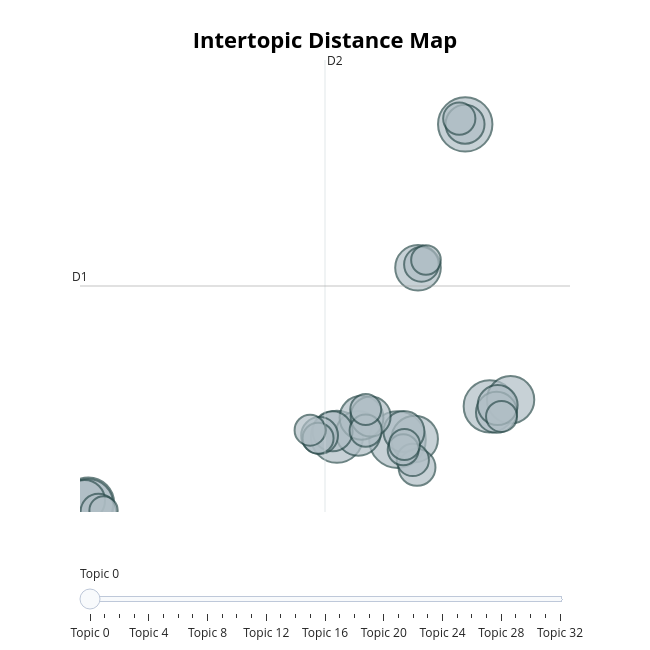

Notebook code for this chart:
### Code cell
tm_20250602_CO.visualize_topics()

### Figure 1 — Plotly figure (JSON) as saved in the notebook; plotly's stock layout.template omitted (floating-point values rounded to 4 significant figures)
{"data": [{"customdata": [[0, "attack | said | soliman | people | boulder", 40], [1, "soliman | visa | attack | 2022 | colorado", 37], [2, "soliman | counts | said | attack | group", 34], [3, "suspect | attack | cocktails | molotov | boulder", 34], [4, "trump | policy | illegal | visa | bidens", 33], [5, "trump | house | white | senators | jewish", 31], [6, "soliman | said | attack | told | people", 28], [7, "greenblatt | jewish | attackers | dc | people", 27], [8, "boulder | terror | police | community | attack", 26], [9, "said | attack | boulder | people | police", 25], [10, "boulder | said | street | police | people", 24], [11, "lindell | coomer | weiser | weve | thats", 21], [12, "chemicals | oil | compliance | gas | report", 21], [13, "soliman | said | attack | court | police", 21], [14, "said | soliman | people | attack | boulder", 20], [15, "fbi | police | fully | confirmed | attack", 20], [16, "release | attack | according | mr | captives", 20], [17, "said | walk | street | community | victor", 19], [18, "appears | footage | man | suspect | people", 17], [19, "jewish | los | angeles | community | boulder", 17], [20, "nuclear | command | china | space | defense", 16], [21, "attack | frantzman | boulder | terror | colorado", 15], [22, "angeles | los | bass | city | hall", 13], [23, "fbi | said | redfearn | targeted | terror", 13], [24, "attack | jewish | people | horowitz | rally", 13], [25, "measles | health | paso | el | cases", 12], [26, "murder | soliman | attack | said | boulder", 12], [27, "said | reuters | antisemitic | israel | authorities", 12], [28, "street | local | pearl | incident | plea", 12], [29, "place | said | israeli | netanyahu | attack", 12], [30, "video | example | title | said | act", 12], [31, "delegation | tharoor | indian | terror | shashi", 11], [32, "phone | screen | film | photo | image", 10]], "hovertemplate": "<b>Topic %{customdata[0]}</b><br>%{customdata[1]}<br>Size: %{customdata[2]}", "legendgroup": "", "marker": {"color": "#B0BEC5", "line": {"color": "DarkSlateGrey", "width": 2}, "size": [40, 37, 34, 34, 33, 31, 28, 27, 26, 25, 24, 21, 21, 21, 20, 20, 20, 19, 17, 17, 16, 15, 13, 13, 13, 12, 12, 12, 12, 12, 12, 11, 10], "sizemode": "area", "sizeref": 0.025, "symbol": "circle"}, "mode": "markers", "name": "", "orientation": "v", "showlegend": false, "type": "scatter", "x": [11.49, 14.24, 15.24, 9.031, -1.061, -1.07, 16.08, 12.19, 12.32, 9.9, 10.03, 11.75, -1.22, 15.51, 10.4, 15.56, 8.854, 14.23, 8.327, 12.28, -0.6552, 12.46, 12.11, 14.0, 10.2, 11.72, 15.72, 11.77, 8.266, 10.2, 7.941, 12.65, -0.4476], "xaxis": "x", "y": [2.88, 15.99, 4.266, 3.002, 0.2356, 0.2056, 4.541, 2.908, 10.03, 3.144, 3.791, 3.214, 0.3493, 4.015, 3.84, 4.317, 3.225, 16.0, 3.05, 1.724, -0.1129, 10.17, 2.034, 16.24, 3.255, 2.459, 3.846, 2.673, 2.941, 4.13, 3.275, 10.35, -0.06087], "yaxis": "y"}], "layout": {"annotations": [{"showarrow": false, "text": "D1", "x": -1.403, "y": 9.271, "yshift": 10}, {"showarrow": false, "text": "D2", "x": 8.547, "xshift": 10, "y": 18.67}], "height": 650, "hoverlabel": {"bgcolor": "white", "font": {"family": "Rockwell", "size": 16}}, "legend": {"itemsizing": "constant", "tracegroupgap": 0}, "margin": {"t": 60}, "shapes": [{"line": {"color": "#CFD8DC", "width": 2}, "type": "line", "x0": 8.547, "x1": 8.547, "y0": -0.1299, "y1": 18.67}, {"line": {"color": "#9E9E9E", "width": 2}, "type": "line", "x0": -1.403, "x1": 18.5, "y0": 9.271, "y1": 9.271}], "sliders": [{"active": 0, "pad": {"t": 50}, "steps": [{"args": [{"marker.color": [["red", "#B0BEC5", "#B0BEC5", "#B0BEC5", "#B0BEC5", "#B0BEC5", "#B0BEC5", "#B0BEC5", "#B0BEC5", "#B0BEC5", "#B0BEC5", "#B0BEC5", "#B0BEC5", "#B0BEC5", "#B0BEC5", "#B0BEC5", "#B0BEC5", "#B0BEC5", "#B0BEC5", "#B0BEC5", "#B0BEC5", "#B0BEC5", "#B0BEC5", "#B0BEC5", "#B0BEC5", "#B0BEC5", "#B0BEC5", "#B0BEC5", "#B0BEC5", "#B0BEC5", "#B0BEC5", "#B0BEC5", "#B0BEC5"]]}], "label": "Topic 0", "method": "update"}, {"args": [{"marker.color": [["#B0BEC5", "red", "#B0BEC5", "#B0BEC5", "#B0BEC5", "#B0BEC5", "#B0BEC5", "#B0BEC5", "#B0BEC5", "#B0BEC5", "#B0BEC5", "#B0BEC5", "#B0BEC5", "#B0BEC5", "#B0BEC5", "#B0BEC5", "#B0BEC5", "#B0BEC5", "#B0BEC5", "#B0BEC5", "#B0BEC5", "#B0BEC5", "#B0BEC5", "#B0BEC5", "#B0BEC5", "#B0BEC5", "#B0BEC5", "#B0BEC5", "#B0BEC5", "#B0BEC5", "#B0BEC5", "#B0BEC5", "#B0BEC5"]]}], "label": "Topic 1", "method": "update"}, {"args": [{"marker.color": [["#B0BEC5", "#B0BEC5", "red", "#B0BEC5", "#B0BEC5", "#B0BEC5", "#B0BEC5", "#B0BEC5", "#B0BEC5", "#B0BEC5", "#B0BEC5", "#B0BEC5", "#B0BEC5", "#B0BEC5", "#B0BEC5", "#B0BEC5", "#B0BEC5", "#B0BEC5", "#B0BEC5", "#B0BEC5", "#B0BEC5", "#B0BEC5", "#B0BEC5", "#B0BEC5", "#B0BEC5", "#B0BEC5", "#B0BEC5", "#B0BEC5", "#B0BEC5", "#B0BEC5", "#B0BEC5", "#B0BEC5", "#B0BEC5"]]}], "label": "Topic 2", "method": "update"}, {"args": [{"marker.color": [["#B0BEC5", "#B0BEC5", "#B0BEC5", "red", "#B0BEC5", "#B0BEC5", "#B0BEC5", "#B0BEC5", "#B0BEC5", "#B0BEC5", "#B0BEC5", "#B0BEC5", "#B0BEC5", "#B0BEC5", "#B0BEC5", "#B0BEC5", "#B0BEC5", "#B0BEC5", "#B0BEC5", "#B0BEC5", "#B0BEC5", "#B0BEC5", "#B0BEC5", "#B0BEC5", "#B0BEC5", "#B0BEC5", "#B0BEC5", "#B0BEC5", "#B0BEC5", "#B0BEC5", "#B0BEC5", "#B0BEC5", "#B0BEC5"]]}], "label": "Topic 3", "method": "update"}, {"args": [{"marker.color": [["#B0BEC5", "#B0BEC5", "#B0BEC5", "#B0BEC5", "red", "#B0BEC5", "#B0BEC5", "#B0BEC5", "#B0BEC5", "#B0BEC5", "#B0BEC5", "#B0BEC5", "#B0BEC5", "#B0BEC5", "#B0BEC5", "#B0BEC5", "#B0BEC5", "#B0BEC5", "#B0BEC5", "#B0BEC5", "#B0BEC5", "#B0BEC5", "#B0BEC5", "#B0BEC5", "#B0BEC5", "#B0BEC5", "#B0BEC5", "#B0BEC5", "#B0BEC5", "#B0BEC5", "#B0BEC5", "#B0BEC5", "#B0BEC5"]]}], "label": "Topic 4", "method": "update"}, {"args": [{"marker.color": [["#B0BEC5", "#B0BEC5", "#B0BEC5", "#B0BEC5", "#B0BEC5", "red", "#B0BEC5", "#B0BEC5", "#B0BEC5", "#B0BEC5", "#B0BEC5", "#B0BEC5", "#B0BEC5", "#B0BEC5", "#B0BEC5", "#B0BEC5", "#B0BEC5", "#B0BEC5", "#B0BEC5", "#B0BEC5", "#B0BEC5", "#B0BEC5", "#B0BEC5", "#B0BEC5", "#B0BEC5", "#B0BEC5", "#B0BEC5", "#B0BEC5", "#B0BEC5", "#B0BEC5", "#B0BEC5", "#B0BEC5", "#B0BEC5"]]}], "label": "Topic 5", "method": "update"}, {"args": [{"marker.color": [["#B0BEC5", "#B0BEC5", "#B0BEC5", "#B0BEC5", "#B0BEC5", "#B0BEC5", "red", "#B0BEC5", "#B0BEC5", "#B0BEC5", "#B0BEC5", "#B0BEC5", "#B0BEC5", "#B0BEC5", "#B0BEC5", "#B0BEC5", "#B0BEC5", "#B0BEC5", "#B0BEC5", "#B0BEC5", "#B0BEC5", "#B0BEC5", "#B0BEC5", "#B0BEC5", "#B0BEC5", "#B0BEC5", "#B0BEC5", "#B0BEC5", "#B0BEC5", "#B0BEC5", "#B0BEC5", "#B0BEC5", "#B0BEC5"]]}], "label": "Topic 6", "method": "update"}, {"args": [{"marker.color": [["#B0BEC5", "#B0BEC5", "#B0BEC5", "#B0BEC5", "#B0BEC5", "#B0BEC5", "#B0BEC5", "red", "#B0BEC5", "#B0BEC5", "#B0BEC5", "#B0BEC5", "#B0BEC5", "#B0BEC5", "#B0BEC5", "#B0BEC5", "#B0BEC5", "#B0BEC5", "#B0BEC5", "#B0BEC5", "#B0BEC5", "#B0BEC5", "#B0BEC5", "#B0BEC5", "#B0BEC5", "#B0BEC5", "#B0BEC5", "#B0BEC5", "#B0BEC5", "#B0BEC5", "#B0BEC5", "#B0BEC5", "#B0BEC5"]]}], "label": "Topic 7", "method": "update"}, {"args": [{"marker.color": [["#B0BEC5", "#B0BEC5", "#B0BEC5", "#B0BEC5", "#B0BEC5", "#B0BEC5", "#B0BEC5", "#B0BEC5", "red", "#B0BEC5", "#B0BEC5", "#B0BEC5", "#B0BEC5", "#B0BEC5", "#B0BEC5", "#B0BEC5", "#B0BEC5", "#B0BEC5", "#B0BEC5", "#B0BEC5", "#B0BEC5", "#B0BEC5", "#B0BEC5", "#B0BEC5", "#B0BEC5", "#B0BEC5", "#B0BEC5", "#B0BEC5", "#B0BEC5", "#B0BEC5", "#B0BEC5", "#B0BEC5", "#B0BEC5"]]}], "label": "Topic 8", "method": "update"}, {"args": [{"marker.color": [["#B0BEC5", "#B0BEC5", "#B0BEC5", "#B0BEC5", "#B0BEC5", "#B0BEC5", "#B0BEC5", "#B0BEC5", "#B0BEC5", "red", "#B0BEC5", "#B0BEC5", "#B0BEC5", "#B0BEC5", "#B0BEC5", "#B0BEC5", "#B0BEC5", "#B0BEC5", "#B0BEC5", "#B0BEC5", "#B0BEC5", "#B0BEC5", "#B0BEC5", "#B0BEC5", "#B0BEC5", "#B0BEC5", "#B0BEC5", "#B0BEC5", "#B0BEC5", "#B0BEC5", "#B0BEC5", "#B0BEC5", "#B0BEC5"]]}], "label": "Topic 9", "method": "update"}, {"args": [{"marker.color": [["#B0BEC5", "#B0BEC5", "#B0BEC5", "#B0BEC5", "#B0BEC5", "#B0BEC5", "#B0BEC5", "#B0BEC5", "#B0BEC5", "#B0BEC5", "red", "#B0BEC5", "#B0BEC5", "#B0BEC5", "#B0BEC5", "#B0BEC5", "#B0BEC5", "#B0BEC5", "#B0BEC5", "#B0BEC5", "#B0BEC5", "#B0BEC5", "#B0BEC5", "#B0BEC5", "#B0BEC5", "#B0BEC5", "#B0BEC5", "#B0BEC5", "#B0BEC5", "#B0BEC5", "#B0BEC5", "#B0BEC5", "#B0BEC5"]]}], "label": "Topic 10", "method": "update"}, {"args": [{"marker.color": [["#B0BEC5", "#B0BEC5", "#B0BEC5", "#B0BEC5", "#B0BEC5", "#B0BEC5", "#B0BEC5", "#B0BEC5", "#B0BEC5", "#B0BEC5", "#B0BEC5", "red", "#B0BEC5", "#B0BEC5", "#B0BEC5", "#B0BEC5", "#B0BEC5", "#B0BEC5", "#B0BEC5", "#B0BEC5", "#B0BEC5", "#B0BEC5", "#B0BEC5", "#B0BEC5", "#B0BEC5", "#B0BEC5", "#B0BEC5", "#B0BEC5", "#B0BEC5", "#B0BEC5", "#B0BEC5", "#B0BEC5", "#B0BEC5"]]}], "label": "Topic 11", "method": "update"}, {"args": [{"marker.color": [["#B0BEC5", "#B0BEC5", "#B0BEC5", "#B0BEC5", "#B0BEC5", "#B0BEC5", "#B0BEC5", "#B0BEC5", "#B0BEC5", "#B0BEC5", "#B0BEC5", "#B0BEC5", "red", "#B0BEC5", "#B0BEC5", "#B0BEC5", "#B0BEC5", "#B0BEC5", "#B0BEC5", "#B0BEC5", "#B0BEC5", "#B0BEC5", "#B0BEC5", "#B0BEC5", "#B0BEC5", "#B0BEC5", "#B0BEC5", "#B0BEC5", "#B0BEC5", "#B0BEC5", "#B0BEC5", "#B0BEC5", "#B0BEC5"]]}], "label": "Topic 12", "method": "update"}, {"args": [{"marker.color": [["#B0BEC5", "#B0BEC5", "#B0BEC5", "#B0BEC5", "#B0BEC5", "#B0BEC5", "#B0BEC5", "#B0BEC5", "#B0BEC5", "#B0BEC5", "#B0BEC5", "#B0BEC5", "#B0BEC5", "red", "#B0BEC5", "#B0BEC5", "#B0BEC5", "#B0BEC5", "#B0BEC5", "#B0BEC5", "#B0BEC5", "#B0BEC5", "#B0BEC5", "#B0BEC5", "#B0BEC5", "#B0BEC5", "#B0BEC5", "#B0BEC5", "#B0BEC5", "#B0BEC5", "#B0BEC5", "#B0BEC5", "#B0BEC5"]]}], "label": "Topic 13", "method": "update"}, {"args": [{"marker.color": [["#B0BEC5", "#B0BEC5", "#B0BEC5", "#B0BEC5", "#B0BEC5", "#B0BEC5", "#B0BEC5", "#B0BEC5", "#B0BEC5", "#B0BEC5", "#B0BEC5", "#B0BEC5", "#B0BEC5", "#B0BEC5", "red", "#B0BEC5", "#B0BEC5", "#B0BEC5", "#B0BEC5", "#B0BEC5", "#B0BEC5", "#B0BEC5", "#B0BEC5", "#B0BEC5", "#B0BEC5", "#B0BEC5", "#B0BEC5", "#B0BEC5", "#B0BEC5", "#B0BEC5", "#B0BEC5", "#B0BEC5", "#B0BEC5"]]}], "label": "Topic 14", "method": "update"}, {"args": [{"marker.color": [["#B0BEC5", "#B0BEC5", "#B0BEC5", "#B0BEC5", "#B0BEC5", "#B0BEC5", "#B0BEC5", "#B0BEC5", "#B0BEC5", "#B0BEC5", "#B0BEC5", "#B0BEC5", "#B0BEC5", "#B0BEC5", "#B0BEC5", "red", "#B0BEC5", "#B0BEC5", "#B0BEC5", "#B0BEC5", "#B0BEC5", "#B0BEC5", "#B0BEC5", "#B0BEC5", "#B0BEC5", "#B0BEC5", "#B0BEC5", "#B0BEC5", "#B0BEC5", "#B0BEC5", "#B0BEC5", "#B0BEC5", "#B0BEC5"]]}], "label": "Topic 15", "method": "update"}, {"args": [{"marker.color": [["#B0BEC5", "#B0BEC5", "#B0BEC5", "#B0BEC5", "#B0BEC5", "#B0BEC5", "#B0BEC5", "#B0BEC5", "#B0BEC5", "#B0BEC5", "#B0BEC5", "#B0BEC5", "#B0BEC5", "#B0BEC5", "#B0BEC5", "#B0BEC5", "red", "#B0BEC5", "#B0BEC5", "#B0BEC5", "#B0BEC5", "#B0BEC5", "#B0BEC5", "#B0BEC5", "#B0BEC5", "#B0BEC5", "#B0BEC5", "#B0BEC5", "#B0BEC5", "#B0BEC5", "#B0BEC5", "#B0BEC5", "#B0BEC5"]]}], "label": "Topic 16", "method": "update"}, {"args": [{"marker.color": [["#B0BEC5", "#B0BEC5", "#B0BEC5", "#B0BEC5", "#B0BEC5", "#B0BEC5", "#B0BEC5", "#B0BEC5", "#B0BEC5", "#B0BEC5", "#B0BEC5", "#B0BEC5", "#B0BEC5", "#B0BEC5", "#B0BEC5", "#B0BEC5", "#B0BEC5", "red", "#B0BEC5", "#B0BEC5", "#B0BEC5", "#B0BEC5", "#B0BEC5", "#B0BEC5", "#B0BEC5", "#B0BEC5", "#B0BEC5", "#B0BEC5", "#B0BEC5", "#B0BEC5", "#B0BEC5", "#B0BEC5", "#B0BEC5"]]}], "label": "Topic 17", "method": "update"}, {"args": [{"marker.color": [["#B0BEC5", "#B0BEC5", "#B0BEC5", "#B0BEC5", "#B0BEC5", "#B0BEC5", "#B0BEC5", "#B0BEC5", "#B0BEC5", "#B0BEC5", "#B0BEC5", "#B0BEC5", "#B0BEC5", "#B0BEC5", "#B0BEC5", "#B0BEC5", "#B0BEC5", "#B0BEC5", "red", "#B0BEC5", "#B0BEC5", "#B0BEC5", "#B0BEC5", "#B0BEC5", "#B0BEC5", "#B0BEC5", "#B0BEC5", "#B0BEC5", "#B0BEC5", "#B0BEC5", "#B0BEC5", "#B0BEC5", "#B0BEC5"]]}], "label": "Topic 18", "method": "update"}, {"args": [{"marker.color": [["#B0BEC5", "#B0BEC5", "#B0BEC5", "#B0BEC5", "#B0BEC5", "#B0BEC5", "#B0BEC5", "#B0BEC5", "#B0BEC5", "#B0BEC5", "#B0BEC5", "#B0BEC5", "#B0BEC5", "#B0BEC5", "#B0BEC5", "#B0BEC5", "#B0BEC5", "#B0BEC5", "#B0BEC5", "red", "#B0BEC5", "#B0BEC5", "#B0BEC5", "#B0BEC5", "#B0BEC5", "#B0BEC5", "#B0BEC5", "#B0BEC5", "#B0BEC5", "#B0BEC5", "#B0BEC5", "#B0BEC5", "#B0BEC5"]]}], "label": "Topic 19", "method": "update"}, {"args": [{"marker.color": [["#B0BEC5", "#B0BEC5", "#B0BEC5", "#B0BEC5", "#B0BEC5", "#B0BEC5", "#B0BEC5", "#B0BEC5", "#B0BEC5", "#B0BEC5", "#B0BEC5", "#B0BEC5", "#B0BEC5", "#B0BEC5", "#B0BEC5", "#B0BEC5", "#B0BEC5", "#B0BEC5", "#B0BEC5", "#B0BEC5", "red", "#B0BEC5", "#B0BEC5", "#B0BEC5", "#B0BEC5", "#B0BEC5", "#B0BEC5", "#B0BEC5", "#B0BEC5", "#B0BEC5", "#B0BEC5", "#B0BEC5", "#B0BEC5"]]}], "label": "Topic 20", "method": "update"}, {"args": [{"marker.color": [["#B0BEC5", "#B0BEC5", "#B0BEC5", "#B0BEC5", "#B0BEC5", "#B0BEC5", "#B0BEC5", "#B0BEC5", "#B0BEC5", "#B0BEC5", "#B0BEC5", "#B0BEC5", "#B0BEC5", "#B0BEC5", "#B0BEC5", "#B0BEC5", "#B0BEC5", "#B0BEC5", "#B0BEC5", "#B0BEC5", "#B0BEC5", "red", "#B0BEC5", "#B0BEC5", "#B0BEC5", "#B0BEC5", "#B0BEC5", "#B0BEC5", "#B0BEC5", "#B0BEC5", "#B0BEC5", "#B0BEC5", "#B0BEC5"]]}], "label": "Topic 21", "method": "update"}, {"args": [{"marker.color": [["#B0BEC5", "#B0BEC5", "#B0BEC5", "#B0BEC5", "#B0BEC5", "#B0BEC5", "#B0BEC5", "#B0BEC5", "#B0BEC5", "#B0BEC5", "#B0BEC5", "#B0BEC5", "#B0BEC5", "#B0BEC5", "#B0BEC5", "#B0BEC5", "#B0BEC5", "#B0BEC5", "#B0BEC5", "#B0BEC5", "#B0BEC5", "#B0BEC5", "red", "#B0BEC5", "#B0BEC5", "#B0BEC5", "#B0BEC5", "#B0BEC5", "#B0BEC5", "#B0BEC5", "#B0BEC5", "#B0BEC5", "#B0BEC5"]]}], "label": "Topic 22", "method": "update"}, {"args": [{"marker.color": [["#B0BEC5", "#B0BEC5", "#B0BEC5", "#B0BEC5", "#B0BEC5", "#B0BEC5", "#B0BEC5", "#B0BEC5", "#B0BEC5", "#B0BEC5", "#B0BEC5", "#B0BEC5", "#B0BEC5", "#B0BEC5", "#B0BEC5", "#B0BEC5", "#B0BEC5", "#B0BEC5", "#B0BEC5", "#B0BEC5", "#B0BEC5", "#B0BEC5", "#B0BEC5", "red", "#B0BEC5", "#B0BEC5", "#B0BEC5", "#B0BEC5", "#B0BEC5", "#B0BEC5", "#B0BEC5", "#B0BEC5", "#B0BEC5"]]}], "label": "Topic 23", "method": "update"}, {"args": [{"marker.color": [["#B0BEC5", "#B0BEC5", "#B0BEC5", "#B0BEC5", "#B0BEC5", "#B0BEC5", "#B0BEC5", "#B0BEC5", "#B0BEC5", "#B0BEC5", "#B0BEC5", "#B0BEC5", "#B0BEC5", "#B0BEC5", "#B0BEC5", "#B0BEC5", "#B0BEC5", "#B0BEC5", "#B0BEC5", "#B0BEC5", "#B0BEC5", "#B0BEC5", "#B0BEC5", "#B0BEC5", "red", "#B0BEC5", "#B0BEC5", "#B0BEC5", "#B0BEC5", "#B0BEC5", "#B0BEC5", "#B0BEC5", "#B0BEC5"]]}], "label": "Topic 24", "method": "update"}, {"args": [{"marker.color": [["#B0BEC5", "#B0BEC5", "#B0BEC5", "#B0BEC5", "#B0BEC5", "#B0BEC5", "#B0BEC5", "#B0BEC5", "#B0BEC5", "#B0BEC5", "#B0BEC5", "#B0BEC5", "#B0BEC5", "#B0BEC5", "#B0BEC5", "#B0BEC5", "#B0BEC5", "#B0BEC5", "#B0BEC5", "#B0BEC5", "#B0BEC5", "#B0BEC5", "#B0BEC5", "#B0BEC5", "#B0BEC5", "red", "#B0BEC5", "#B0BEC5", "#B0BEC5", "#B0BEC5", "#B0BEC5", "#B0BEC5", "#B0BEC5"]]}], "label": "Topic 25", "method": "update"}, {"args": [{"marker.color": [["#B0BEC5", "#B0BEC5", "#B0BEC5", "#B0BEC5", "#B0BEC5", "#B0BEC5", "#B0BEC5", "#B0BEC5", "#B0BEC5", "#B0BEC5", "#B0BEC5", "#B0BEC5", "#B0BEC5", "#B0BEC5", "#B0BEC5", "#B0BEC5", "#B0BEC5", "#B0BEC5", "#B0BEC5", "#B0BEC5", "#B0BEC5", "#B0BEC5", "#B0BEC5", "#B0BEC5", "#B0BEC5", "#B0BEC5", "red", "#B0BEC5", "#B0BEC5", "#B0BEC5", "#B0BEC5", "#B0BEC5", "#B0BEC5"]]}], "label": "Topic 26", "method": "update"}, {"args": [{"marker.color": [["#B0BEC5", "#B0BEC5", "#B0BEC5", "#B0BEC5", "#B0BEC5", "#B0BEC5", "#B0BEC5", "#B0BEC5", "#B0BEC5", "#B0BEC5", "#B0BEC5", "#B0BEC5", "#B0BEC5", "#B0BEC5", "#B0BEC5", "#B0BEC5", "#B0BEC5", "#B0BEC5", "#B0BEC5", "#B0BEC5", "#B0BEC5", "#B0BEC5", "#B0BEC5", "#B0BEC5", "#B0BEC5", "#B0BEC5", "#B0BEC5", "red", "#B0BEC5", "#B0BEC5", "#B0BEC5", "#B0BEC5", "#B0BEC5"]]}], "label": "Topic 27", "method": "update"}, {"args": [{"marker.color": [["#B0BEC5", "#B0BEC5", "#B0BEC5", "#B0BEC5", "#B0BEC5", "#B0BEC5", "#B0BEC5", "#B0BEC5", "#B0BEC5", "#B0BEC5", "#B0BEC5", "#B0BEC5", "#B0BEC5", "#B0BEC5", "#B0BEC5", "#B0BEC5", "#B0BEC5", "#B0BEC5", "#B0BEC5", "#B0BEC5", "#B0BEC5", "#B0BEC5", "#B0BEC5", "#B0BEC5", "#B0BEC5", "#B0BEC5", "#B0BEC5", "#B0BEC5", "red", "#B0BEC5", "#B0BEC5", "#B0BEC5", "#B0BEC5"]]}], "label": "Topic 28", "method": "update"}, {"args": [{"marker.color": [["#B0BEC5", "#B0BEC5", "#B0BEC5", "#B0BEC5", "#B0BEC5", "#B0BEC5", "#B0BEC5", "#B0BEC5", "#B0BEC5", "#B0BEC5", "#B0BEC5", "#B0BEC5", "#B0BEC5", "#B0BEC5", "#B0BEC5", "#B0BEC5", "#B0BEC5", "#B0BEC5", "#B0BEC5", "#B0BEC5", "#B0BEC5", "#B0BEC5", "#B0BEC5", "#B0BEC5", "#B0BEC5", "#B0BEC5", "#B0BEC5", "#B0BEC5", "#B0BEC5", "red", "#B0BEC5", "#B0BEC5", "#B0BEC5"]]}], "label": "Topic 29", "method": "update"}, {"args": [{"marker.color": [["#B0BEC5", "#B0BEC5", "#B0BEC5", "#B0BEC5", "#B0BEC5", "#B0BEC5", "#B0BEC5", "#B0BEC5", "#B0BEC5", "#B0BEC5", "#B0BEC5", "#B0BEC5", "#B0BEC5", "#B0BEC5", "#B0BEC5", "#B0BEC5", "#B0BEC5", "#B0BEC5", "#B0BEC5", "#B0BEC5", "#B0BEC5", "#B0BEC5", "#B0BEC5", "#B0BEC5", "#B0BEC5", "#B0BEC5", "#B0BEC5", "#B0BEC5", "#B0BEC5", "#B0BEC5", "red", "#B0BEC5", "#B0BEC5"]]}], "label": "Topic 30", "method": "update"}, {"args": [{"marker.color": [["#B0BEC5", "#B0BEC5", "#B0BEC5", "#B0BEC5", "#B0BEC5", "#B0BEC5", "#B0BEC5", "#B0BEC5", "#B0BEC5", "#B0BEC5", "#B0BEC5", "#B0BEC5", "#B0BEC5", "#B0BEC5", "#B0BEC5", "#B0BEC5", "#B0BEC5", "#B0BEC5", "#B0BEC5", "#B0BEC5", "#B0BEC5", "#B0BEC5", "#B0BEC5", "#B0BEC5", "#B0BEC5", "#B0BEC5", "#B0BEC5", "#B0BEC5", "#B0BEC5", "#B0BEC5", "#B0BEC5", "red", "#B0BEC5"]]}], "label": "Topic 31", "method": "update"}, {"args": [{"marker.color": [["#B0BEC5", "#B0BEC5", "#B0BEC5", "#B0BEC5", "#B0BEC5", "#B0BEC5", "#B0BEC5", "#B0BEC5", "#B0BEC5", "#B0BEC5", "#B0BEC5", "#B0BEC5", "#B0BEC5", "#B0BEC5", "#B0BEC5", "#B0BEC5", "#B0BEC5", "#B0BEC5", "#B0BEC5", "#B0BEC5", "#B0BEC5", "#B0BEC5", "#B0BEC5", "#B0BEC5", "#B0BEC5", "#B0BEC5", "#B0BEC5", "#B0BEC5", "#B0BEC5", "#B0BEC5", "#B0BEC5", "#B0BEC5", "red"]]}], "label": "Topic 32", "method": "update"}]}], "title": {"font": {"color": "Black", "size": 22}, "text": "<b>Intertopic Distance Map</b>", "x": 0.5, "xanchor": "center", "y": 0.95, "yanchor": "top"}, "width": 650, "xaxis": {"anchor": "y", "domain": [0, 1], "range": [-1.403, 18.5], "title": {"text": ""}, "visible": false}, "yaxis": {"anchor": "x", "domain": [0, 1], "range": [-0.1299, 18.67], "title": {"text": ""}, "visible": false}}}
